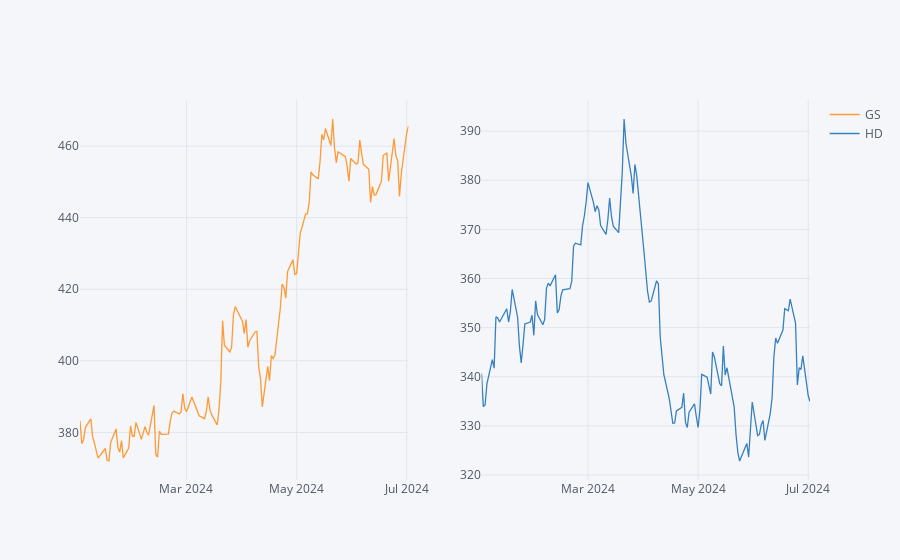

The code cell stored with this chart in its notebook:
### Markdown cell above
Plotting using Subplots

### Code cell
# Use subplots
df4[['GS', 'HD']].iplot(subplots=True)
